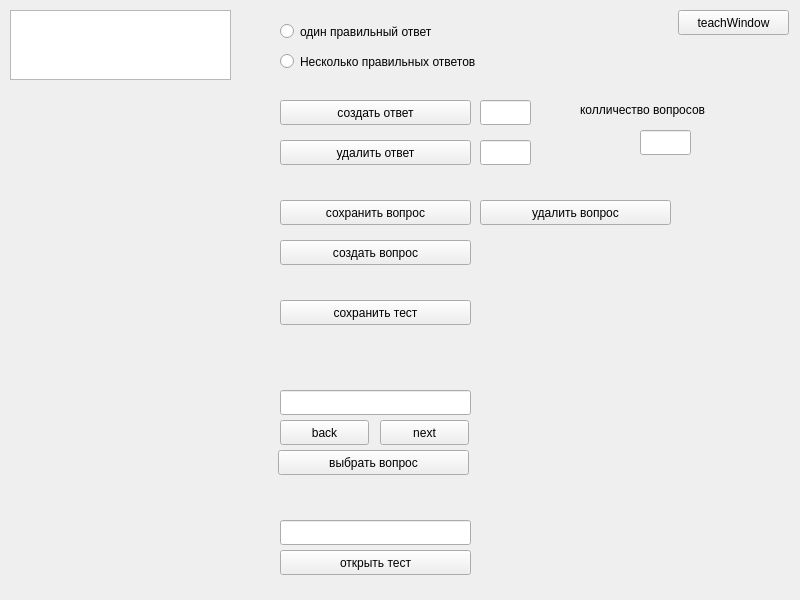
<?xml version="1.0" encoding="UTF-8"?>
<ui version="4.0">
 <class>EditingTest</class>
 <widget class="QWidget" name="EditingTest">
  <property name="geometry">
   <rect>
    <x>0</x>
    <y>0</y>
    <width>800</width>
    <height>600</height>
   </rect>
  </property>
  <property name="windowTitle">
   <string>Form</string>
  </property>
  <widget class="QPushButton" name="proverka_batton">
   <property name="geometry">
    <rect>
     <x>678</x>
     <y>10</y>
     <width>111</width>
     <height>25</height>
    </rect>
   </property>
   <property name="text">
    <string>teachWindow</string>
   </property>
  </widget>
  <widget class="QTextEdit" name="questionEdit">
   <property name="geometry">
    <rect>
     <x>10</x>
     <y>10</y>
     <width>221</width>
     <height>70</height>
    </rect>
   </property>
  </widget>
  <widget class="QWidget" name="verticalLayoutWidget">
   <property name="geometry">
    <rect>
     <x>10</x>
     <y>90</y>
     <width>221</width>
     <height>491</height>
    </rect>
   </property>
   <layout class="QVBoxLayout" name="verticalLayout"/>
  </widget>
  <widget class="QRadioButton" name="oneTrueAnswerButton">
   <property name="geometry">
    <rect>
     <x>280</x>
     <y>20</y>
     <width>211</width>
     <height>23</height>
    </rect>
   </property>
   <property name="text">
    <string>один правильный ответ</string>
   </property>
   <property name="checkable">
    <bool>true</bool>
   </property>
   <property name="checked">
    <bool>false</bool>
   </property>
  </widget>
  <widget class="QRadioButton" name="severalTruAnswerButton">
   <property name="geometry">
    <rect>
     <x>280</x>
     <y>50</y>
     <width>251</width>
     <height>23</height>
    </rect>
   </property>
   <property name="text">
    <string>Несколько правильных ответов</string>
   </property>
  </widget>
  <widget class="QPushButton" name="createAnswerButton">
   <property name="geometry">
    <rect>
     <x>280</x>
     <y>100</y>
     <width>191</width>
     <height>25</height>
    </rect>
   </property>
   <property name="text">
    <string>создать ответ</string>
   </property>
  </widget>
  <widget class="QLineEdit" name="quantityAnswerEdit">
   <property name="geometry">
    <rect>
     <x>480</x>
     <y>100</y>
     <width>51</width>
     <height>25</height>
    </rect>
   </property>
   <property name="readOnly">
    <bool>true</bool>
   </property>
  </widget>
  <widget class="QPushButton" name="deleteAnswerButton">
   <property name="geometry">
    <rect>
     <x>280</x>
     <y>140</y>
     <width>191</width>
     <height>25</height>
    </rect>
   </property>
   <property name="text">
    <string>удалить ответ</string>
   </property>
  </widget>
  <widget class="QLineEdit" name="numberAnswerEdit">
   <property name="geometry">
    <rect>
     <x>480</x>
     <y>140</y>
     <width>51</width>
     <height>25</height>
    </rect>
   </property>
  </widget>
  <widget class="QPushButton" name="saveQuestionButton">
   <property name="geometry">
    <rect>
     <x>280</x>
     <y>200</y>
     <width>191</width>
     <height>25</height>
    </rect>
   </property>
   <property name="text">
    <string>сохранить вопрос</string>
   </property>
  </widget>
  <widget class="QLineEdit" name="quantityQuestionEdit">
   <property name="geometry">
    <rect>
     <x>640</x>
     <y>130</y>
     <width>51</width>
     <height>25</height>
    </rect>
   </property>
   <property name="readOnly">
    <bool>true</bool>
   </property>
  </widget>
  <widget class="QPushButton" name="saveTestButton">
   <property name="geometry">
    <rect>
     <x>280</x>
     <y>300</y>
     <width>191</width>
     <height>25</height>
    </rect>
   </property>
   <property name="text">
    <string>сохранить тест</string>
   </property>
  </widget>
  <widget class="QPushButton" name="openTestButton">
   <property name="geometry">
    <rect>
     <x>280</x>
     <y>550</y>
     <width>191</width>
     <height>25</height>
    </rect>
   </property>
   <property name="text">
    <string>открыть тест</string>
   </property>
  </widget>
  <widget class="QPushButton" name="chooseQuestionButton">
   <property name="geometry">
    <rect>
     <x>278</x>
     <y>450</y>
     <width>191</width>
     <height>25</height>
    </rect>
   </property>
   <property name="text">
    <string>выбрать вопрос</string>
   </property>
  </widget>
  <widget class="QLineEdit" name="chooseQuestionEdit">
   <property name="geometry">
    <rect>
     <x>280</x>
     <y>390</y>
     <width>191</width>
     <height>25</height>
    </rect>
   </property>
  </widget>
  <widget class="QPushButton" name="createQuestionButton">
   <property name="geometry">
    <rect>
     <x>280</x>
     <y>240</y>
     <width>191</width>
     <height>25</height>
    </rect>
   </property>
   <property name="text">
    <string>создать вопрос</string>
   </property>
  </widget>
  <widget class="QLineEdit" name="nameTestEdit">
   <property name="geometry">
    <rect>
     <x>280</x>
     <y>520</y>
     <width>191</width>
     <height>25</height>
    </rect>
   </property>
   <property name="readOnly">
    <bool>true</bool>
   </property>
  </widget>
  <widget class="QLabel" name="label">
   <property name="geometry">
    <rect>
     <x>580</x>
     <y>100</y>
     <width>171</width>
     <height>20</height>
    </rect>
   </property>
   <property name="text">
    <string>колличество вопросов</string>
   </property>
  </widget>
  <widget class="QPushButton" name="deleteQuestionButton">
   <property name="geometry">
    <rect>
     <x>480</x>
     <y>200</y>
     <width>191</width>
     <height>25</height>
    </rect>
   </property>
   <property name="text">
    <string>удалить вопрос</string>
   </property>
  </widget>
  <widget class="QPushButton" name="backButton">
   <property name="geometry">
    <rect>
     <x>280</x>
     <y>420</y>
     <width>89</width>
     <height>25</height>
    </rect>
   </property>
   <property name="text">
    <string>back</string>
   </property>
  </widget>
  <widget class="QPushButton" name="next">
   <property name="geometry">
    <rect>
     <x>380</x>
     <y>420</y>
     <width>89</width>
     <height>25</height>
    </rect>
   </property>
   <property name="text">
    <string>next</string>
   </property>
  </widget>
 </widget>
 <resources/>
 <connections/>
</ui>
